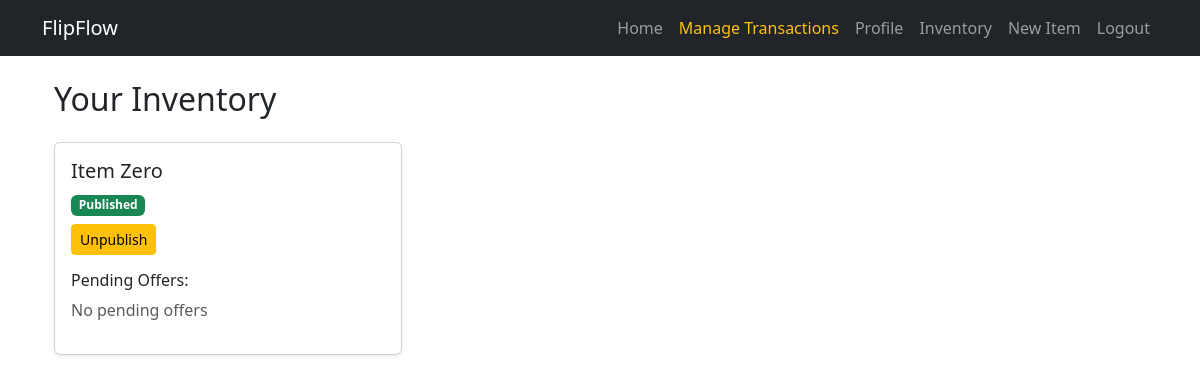
Before: /Market/inventory/ (signed in) with the older database file.
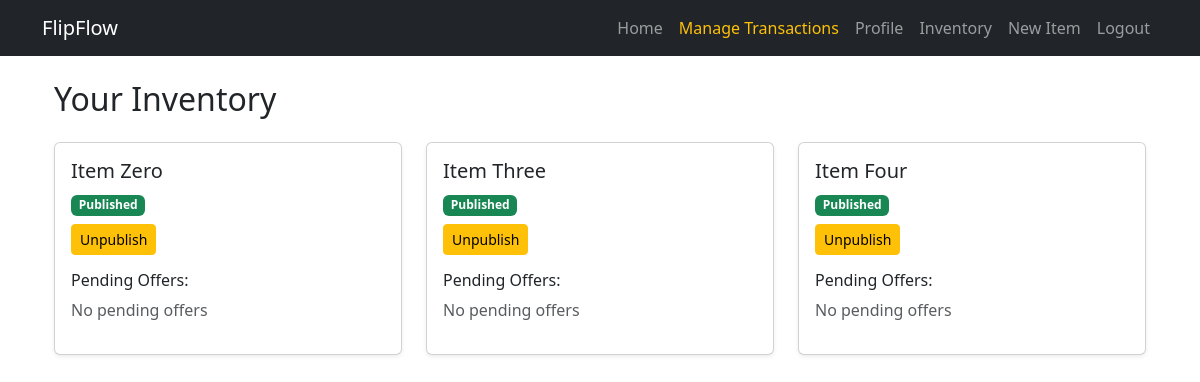
After: the same page with the newer database file.
### Item/models.py (models this page shows, shortened)
class Item(models.Model):
    Item_name= models.CharField(max_length=100, verbose_name="Item Name")
    Item_img = models.ImageField(upload_to=custom_upload_to,blank=True,null=True)
    Item_owner=models.ForeignKey(User,blank=True, null=True,verbose_name=_("Item Owner"), on_delete=models.CASCADE,related_name='item_owner')
    Item_description= models.TextField(verbose_name="Item Description")
    Item_price= models.DecimalField(max_digits=10, decimal_places=2, verbose_name="Item Price")
    Item_quantity= models.IntegerField(verbose_name="Item Quantity")
    Item_published=models.BooleanField(_("Item Published"), default=False, help_text=_("Is this item published?"))
    Item_createdat=models.DateTimeField(_("Item Created At"), auto_now_add=True)
    Item_category=models.ForeignKey('Category',on_delete=models.CASCADE,blank=True,null=True)
    Item_slug = models.SlugField(blank=True,null=True,unique=True)
    class Meta:
        verbose_name = _("Item")
        verbose_name_plural = _("Items")

### Market/views.py (the view, shortened to what this page needs)
# urls.py: path('inventory/', views.inventory, name='inventory'),
@login_required
def inventory(request):
    user_items = Item.objects.filter(Item_owner=request.user)
    pending_offers = Transaction.objects.filter(
        user_to=request.user, transaction_type='buy', transaction_status='pending'
    )
    return render(request, "inventory.html", {"items": user_items, "offers": pending_offers})

### Market/templates/inventory.html (shortened to what this page needs)
{% extends "base.html" %}
{% block body %}
<div class="container mt-4">
    <h2 class="mb-4">Your Inventory</h2>
    <div class="row">
        {% for item in items %}
        <div class="col-md-4">
            <div class="card mb-4 shadow-sm">
                <div class="card-body">
                    <h5 class="card-title">{{ item.Item_name }}</h5>
                    {% if item.Item_published %}
                        <span class="badge bg-success">Published</span>
                    {% else %}
                        <span class="badge bg-danger">Unpublished</span>
                    {% endif %}
                    <form method="POST" class="mt-2">
                        {% if item.Item_published %}
                            <button type="submit" name="action" value="unpublish" class="btn btn-warning btn-sm">Unpublish</button>
                        {% else %}
                            <button type="submit" name="action" value="publish" class="btn btn-success btn-sm">Publish</button>
                        {% endif %}
                    </form>
                    <h6 class="mt-3">Pending Offers:</h6>
                    {% for offer in offers %}
                        {% if offer.items.id == item.id %}
                            <div class="border p-2 mb-2">
                                <p class="mb-1">
                                    <strong>${{ offer.amount }}</strong> from <em>{{ offer.user_from }}</em>
                                </p>
                                <a href="{% url 'Market:sell' offer.id %}" class="btn btn-primary btn-sm">Review Offer</a>
                            </div>
                        {% endif %}
                    {% empty %}
                        <p class="text-muted">No pending offers</p>
                    {% endfor %}
                </div>
            </div>
        </div>
        {% empty %}
        <p class="text-muted">You have no items in your inventory.</p>
        {% endfor %}
    </div>
</div>
{% endblock %}

Changed rows visible on the page:
now on this page (row edited): Item: Item_name "Item Three", Item_published "Published"
now on this page (row edited): Item: Item_name "Item Four", Item_published "Published"
